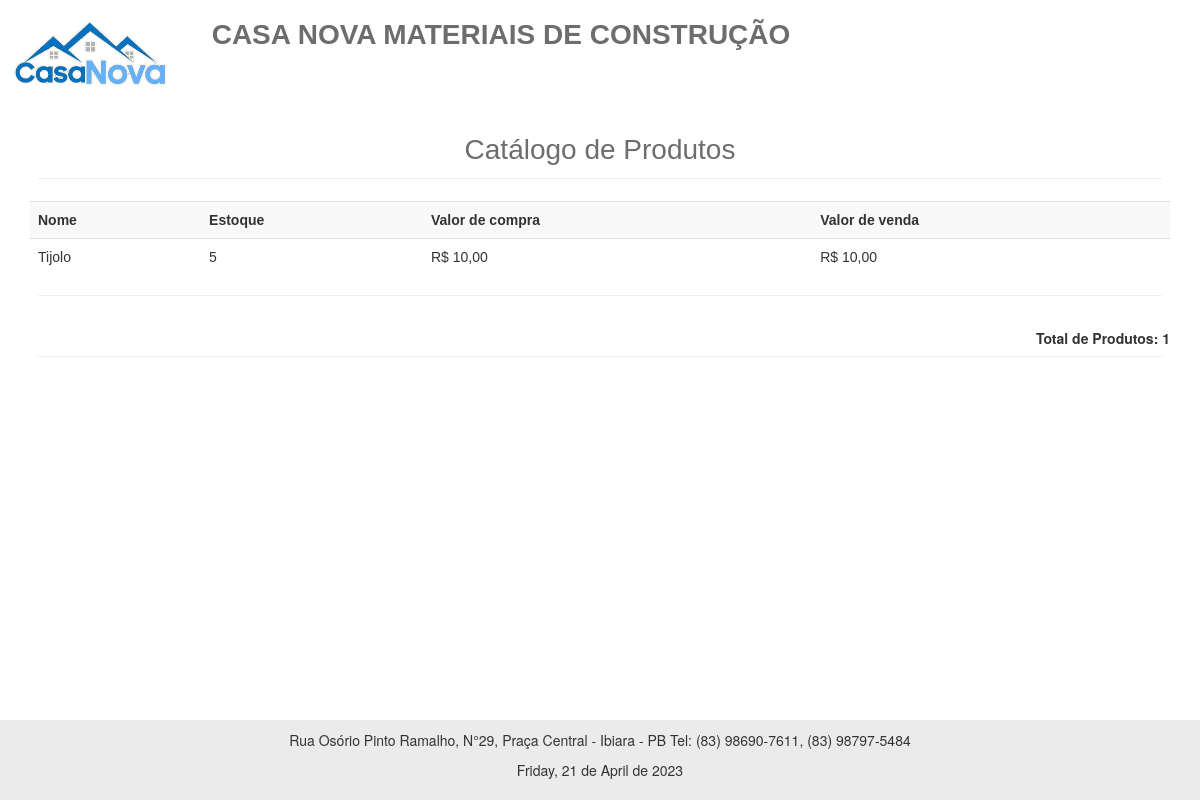
Before: /rel/relProdutos.php with the older database file.
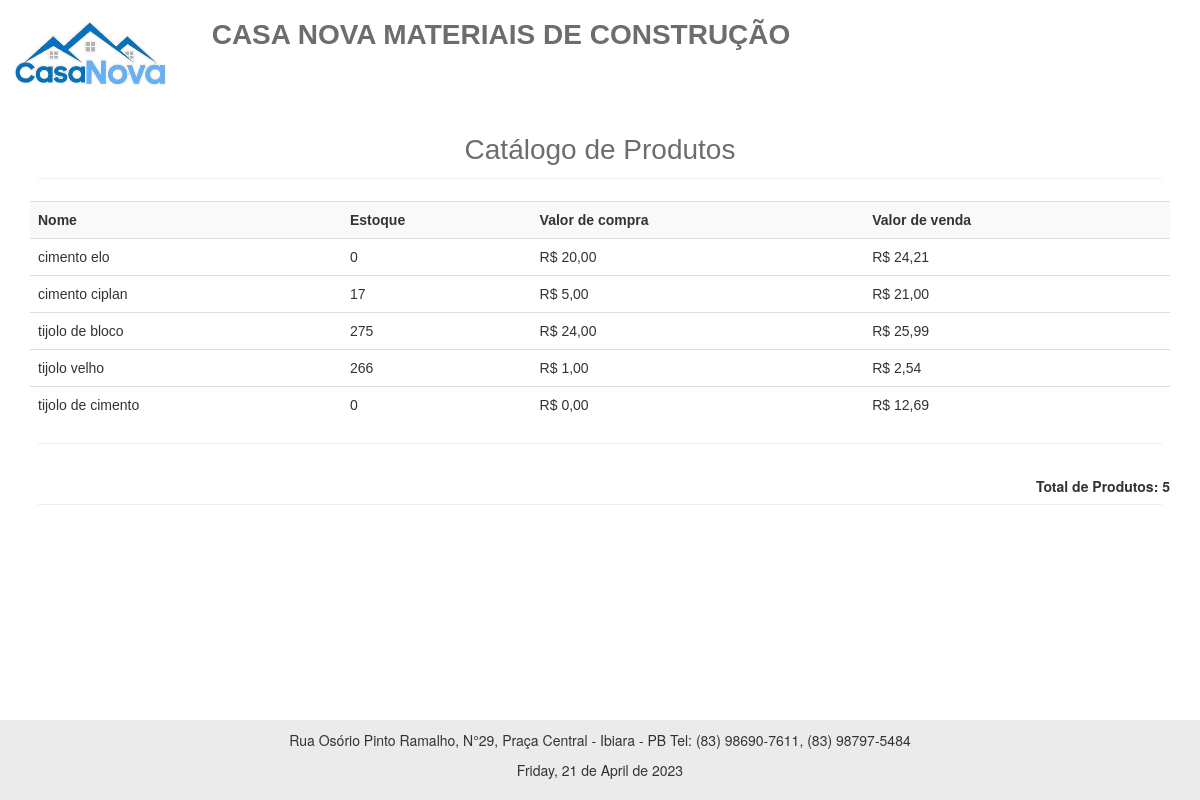
After: the same page with the newer database file.
### tables this page shows
CREATE TABLE `produtos` (
  `id` int(11) NOT NULL,
  `codigo` varchar(50) NOT NULL,
  `nome` varchar(80) NOT NULL,
  `descricao` varchar(200) DEFAULT NULL,
  `estoque` int(11) NOT NULL,
  `valor_compra` decimal(8,2) NOT NULL,
  `valor_venda` decimal(8,2) NOT NULL,
  `fornecedor` int(11) NOT NULL,
  `categoria` int(11) NOT NULL,
  `foto` varchar(120) DEFAULT NULL
);

### config.php (called while the page is built, shortened)
<?php
$nome_sistema = "Casa Nova Materiais de ConstruÇÃo";
$url_sistema = "http://localhost/pdv/";
$telefone_sistema = "(83) 98690-7611, (83) 98797-5484";
$endereco_sistema = "Rua Osório Pinto Ramalho, N°29, Praça Central - Ibiara - PB";
?>

### rel/relProdutos.php (the view, shortened to what this page needs)
<?php
require_once("../conexao.php");
$data_hoje = utf8_encode(strftime('%A, %d de %B de %Y', strtotime('today')));
?>
<!DOCTYPE html>
<html>
	<head>
		<link rel="stylesheet" href="https://maxcdn.bootstrapcdn.com/bootstrap/3.3.7/css/bootstrap.min.css">
	</head>
	<body>
		<div class="cabecalho">
				<div class="row titulos">
					<div class="col-sm-2 esquerda_float image">
						<img src="<?php echo $url_sistema ?>/imagem/logo.jpg" width="157px">
					</div>
					<div class="col-sm-10 esquerda_float">
						<h6 class="titulo"><b><?php echo strtoupper($nome_sistema) ?></b></h6>
					</div>
				</div>
		</div>
		<div class="container">
			<div align="center">
				<span class="titulorel">Catálogo de Produtos</span>
			</div>
			<hr>
	<table class='table' width='100%'  cellspacing='0' cellpadding='3'>
				<tr bgcolor='#f9f9f9' >
					<th>Nome</th>
					<th>Estoque</th>
					<th>Valor de compra</th>
					<th>Valor de venda</th>
				</tr>
				<?php
					$query = $pdo->query("SELECT * FROM produtos order by id desc");
					$res = $query->fetchAll(PDO::FETCH_ASSOC);
					$totalItens = @count($res);
					for ($i=0; $i < @count($res); $i++) {
						$nome = $res[$i]['nome'];
						$valor_compra = $res[$i]['valor_compra'];
						$valor_venda = $res[$i]['valor_venda'];
						$estoque = $res[$i]['estoque'];
						$valor_compra = number_format($valor_compra, 2, ',', '.');
						$valor_venda = number_format($valor_venda, 2, ',', '.');
					?>
					<tr>
						<td><?php echo $nome ?> </td>
						<td><?php echo $estoque ?> </td>
						<td>R$ <?php echo $valor_compra ?> </td>
						<td>R$ <?php echo $valor_venda ?> </td>
					</tr>
				<?php } ?>
			</table>
			<hr>
			<div class="row margem-superior">
				<div class="col-md-12">
					<div class="" align="right">
						<b>Total de Produtos: <?php echo $totalItens ?></b>
					</div>
				</div>
			</div>
			<hr>
		</div>
		<div class="footer">
			<p style="font-size:14px" align="center"><?php echo $endereco_sistema . ' Tel: '.$telefone_sistema  ?></p>
			<p style="font-size:14px" align="center"><?php echo $data_hoje ?></p>
		</div>
	</body>
</html>

Changed rows visible on the page:
removed produtos: nome "Tijolo", estoque "5", valor_compra "10,00", valor_venda "10,00"
added produtos: nome "cimento elo", estoque "0", valor_compra "20,00", valor_venda "24,21"
added produtos: nome "cimento ciplan", estoque "17", valor_compra "5,00", valor_venda "21,00"
added produtos: nome "tijolo de bloco", estoque "275", valor_compra "24,00", valor_venda "25,99"
added produtos: nome "tijolo velho", estoque "266", valor_compra "1,00", valor_venda "2,54"
added produtos: nome "tijolo de cimento", estoque "0", valor_compra "0,00", valor_venda "12,69"
Other visible differences:
$totalItens: "1" → "5"
